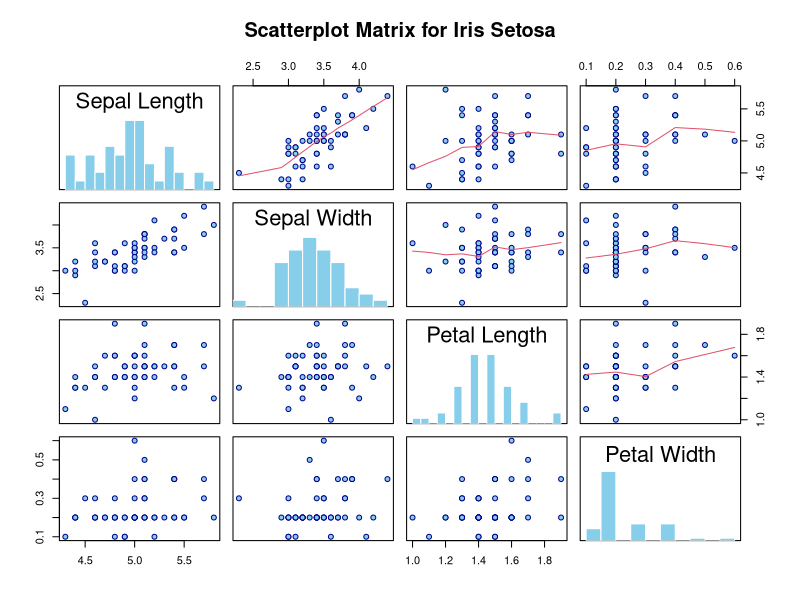

The R source for this figure:
# Load the Iris dataset
data(iris)

# Filter for the Setosa species (columns 1 through 4)
setosa_data <- iris[iris$Species == "setosa", 1:4]

# Clean up variable names for the plot
colnames(setosa_data) <- c("Sepal Length", "Sepal Width", "Petal Length", "Petal Width")

# Create the scatterplot matrix
pairs(setosa_data, 
      main = "Scatterplot Matrix for Iris Setosa",
      pch = 21,              # Circle symbol
      bg = "skyblue",        # Fill color
      col = "darkblue",      # Border color
      upper.panel = panel.smooth, # Adds a trend line to the upper triangles
      diag.panel = function(x, ...) {
        # Adds a histogram on the diagonal
        usr <- par("usr"); on.exit(par(usr))
        par(usr = c(usr[1:2], 0, 1.5))
        h <- hist(x, plot = FALSE, breaks = 15)
        breaks <- h$breaks; nB <- length(breaks)
        y <- h$counts; y <- y/max(y)
        rect(breaks[-nB], 0, breaks[-1], y, col = "skyblue", border = "white")
      })